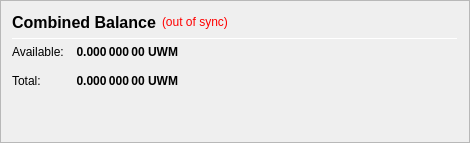
                   <widget class="QFrame" name="frame_CombinedBalances">
                    <property name="minimumSize">
                     <size>
                      <width>470</width>
                      <height>0</height>
                     </size>
                    </property>
                    <property name="frameShape">
                     <enum>QFrame::StyledPanel</enum>
                    </property>
                    <property name="frameShadow">
                     <enum>QFrame::Raised</enum>
                    </property>
                    <layout class="QVBoxLayout" name="verticalLayout_5">
                     <item>
                      <layout class="QHBoxLayout" name="horizontalLayout_5" stretch="0,0,0">
                       <item>
                        <widget class="QLabel" name="label_5z">
                         <property name="minimumSize">
                          <size>
                           <width>0</width>
                           <height>20</height>
                          </size>
                         </property>
                         <property name="font">
                          <font>
                           <pointsize>12</pointsize>
                           <weight>75</weight>
                           <bold>true</bold>
                          </font>
                         </property>
                         <property name="toolTip">
                          <string>Combined Balance (including unconfirmed and immature coins)</string>
                         </property>
                         <property name="text">
                          <string>Combined Balance</string>
                         </property>
                        </widget>
                       </item>
                       <item>
                        <widget class="QLabel" name="labelWalletStatus">
                         <property name="cursor">
                          <cursorShape>WhatsThisCursor</cursorShape>
                         </property>
                         <property name="toolTip">
                          <string>The displayed information may be out of date. Your wallet automatically synchronizes with the UnitedWorldMoney network after a connection is established, but this process has not completed yet.</string>
                         </property>
                         <property name="styleSheet">
                          <string notr="true">QLabel { color: red; }</string>
                         </property>
                         <property name="text">
                          <string notr="true">(out of sync)</string>
                         </property>
                         <property name="alignment">
                          <set>Qt::AlignLeading|Qt::AlignLeft|Qt::AlignVCenter</set>
                         </property>
                        </widget>
                       </item>
                       <item>
                        <spacer name="horizontalSpacer_1">
                         <property name="orientation">
                          <enum>Qt::Horizontal</enum>
                         </property>
                         <property name="sizeHint" stdset="0">
                          <size>
                           <width>40</width>
                           <height>20</height>
                          </size>
                         </property>
                        </spacer>
                       </item>
                      </layout>
                     </item>
                     <item>
                      <widget class="Line" name="line_CombinedBalance">
                       <property name="minimumSize">
                        <size>
                         <width>0</width>
                         <height>1</height>
                        </size>
                       </property>
                       <property name="maximumSize">
                        <size>
                         <width>16777215</width>
                         <height>1</height>
                        </size>
                       </property>
                       <property name="orientation">
                        <enum>Qt::Horizontal</enum>
                       </property>
                      </widget>
                     </item>
                     <item>
                      <layout class="QGridLayout" name="gridLayout_3">
                       <property name="spacing">
                        <number>12</number>
                       </property>
                       <item row="1" column="0">
                        <widget class="QLabel" name="labelBalanceTextz">
                         <property name="text">
                          <string>Available:</string>
                         </property>
                        </widget>
                       </item>
                       <item row="1" column="1">
                        <widget class="QLabel" name="labelBalancez">
                         <property name="font">
                          <font>
                           <weight>75</weight>
                           <bold>true</bold>
                          </font>
                         </property>
                         <property name="cursor">
                          <cursorShape>IBeamCursor</cursorShape>
                         </property>
                         <property name="toolTip">
                          <string>Your current spendable balance</string>
                         </property>
                         <property name="text">
                          <string notr="true">0.000 000 00 UWM</string>
                         </property>
                         <property name="alignment">
                          <set>Qt::AlignRight|Qt::AlignTrailing|Qt::AlignVCenter</set>
                         </property>
                         <property name="textInteractionFlags">
                          <set>Qt::LinksAccessibleByMouse|Qt::TextSelectableByKeyboard|Qt::TextSelectableByMouse</set>
                         </property>
                        </widget>
                       </item>
                       <item row="2" column="0">
                        <widget class="QLabel" name="labelTotalTextz">
                         <property name="text">
                          <string>Total:</string>
                         </property>
                        </widget>
                       </item>
                       <item row="2" column="1">
                        <widget class="QLabel" name="labelTotalz">
                         <property name="font">
                          <font>
                           <weight>75</weight>
                           <bold>true</bold>
                          </font>
                         </property>
                         <property name="cursor">
                          <cursorShape>IBeamCursor</cursorShape>
                         </property>
                         <property name="toolTip">
                          <string>Total Balance, including all unavailable coins.</string>
                         </property>
                         <property name="text">
                          <string notr="true">0.000 000 00 UWM</string>
                         </property>
                         <property name="alignment">
                          <set>Qt::AlignRight|Qt::AlignTrailing|Qt::AlignVCenter</set>
                         </property>
                         <property name="textInteractionFlags">
                          <set>Qt::LinksAccessibleByMouse|Qt::TextSelectableByKeyboard|Qt::TextSelectableByMouse</set>
                         </property>
                        </widget>
                       </item>
                       <item row="2" column="3">
                        <spacer name="horizontalSpacer_2">
                         <property name="orientation">
                          <enum>Qt::Horizontal</enum>
                         </property>
                         <property name="sizeHint" stdset="0">
                          <size>
                           <width>40</width>
                           <height>20</height>
                          </size>
                         </property>
                        </spacer>
                       </item>
                      </layout>
                     </item>
                     <item>
                      <spacer name="verticalSpacer_1">
                       <property name="orientation">
                        <enum>Qt::Vertical</enum>
                       </property>
                       <property name="sizeHint" stdset="0">
                        <size>
                         <width>20</width>
                         <height>40</height>
                        </size>
                       </property>
                      </spacer>
                     </item>
                    </layout>
                   </widget>
